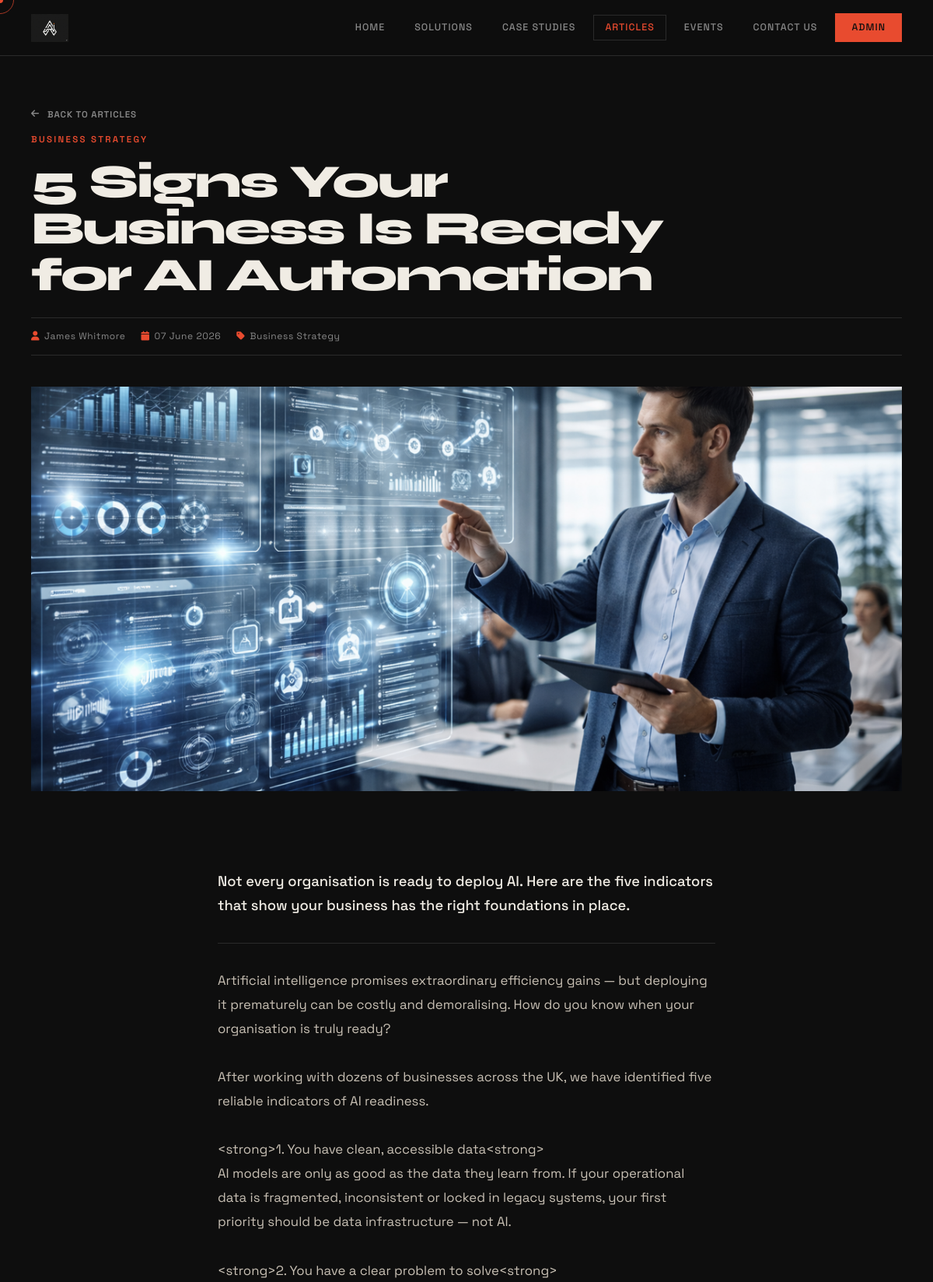
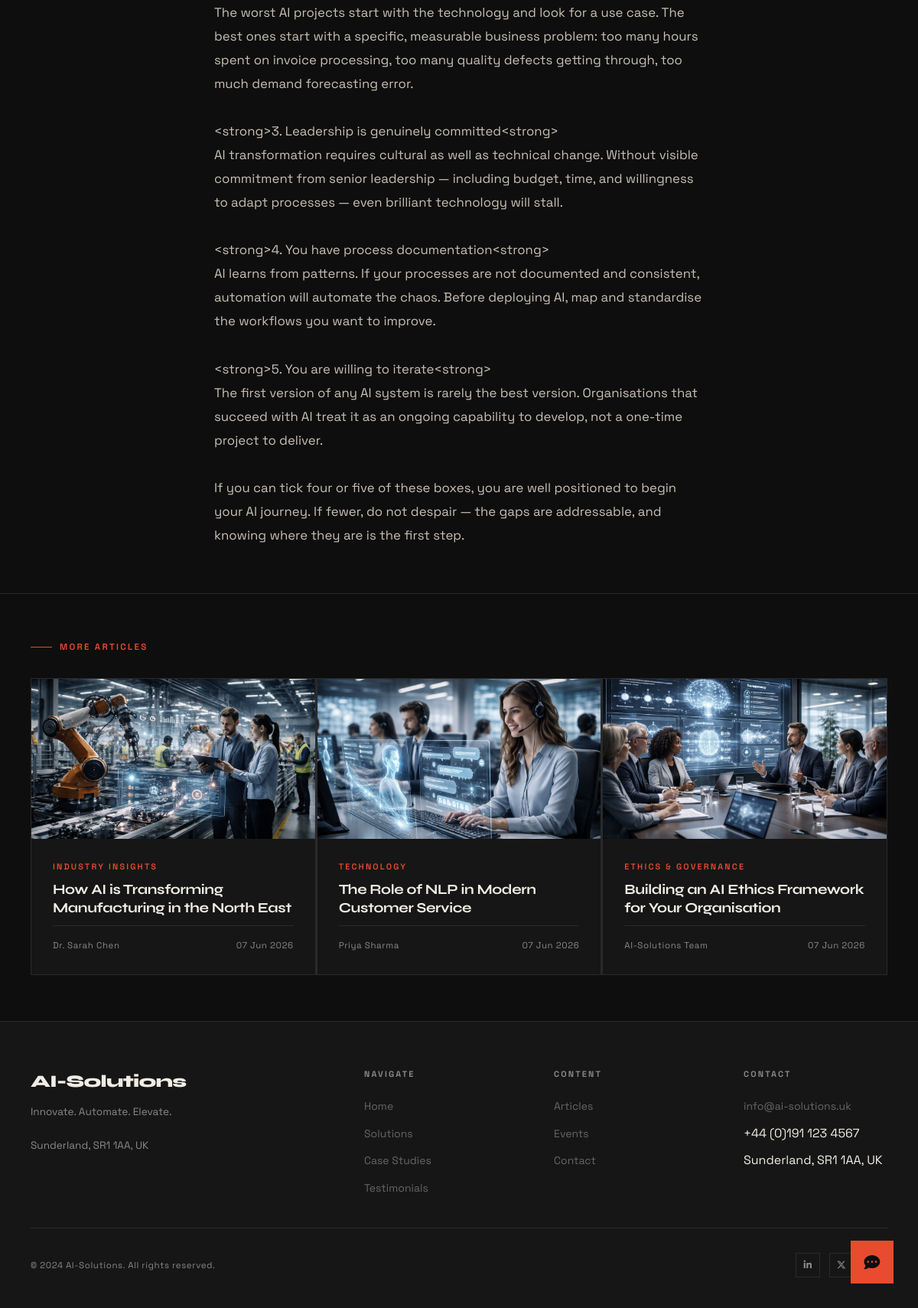
The page /articles/2 on the database its author committed (2 pictures, top to bottom).
### models.py (models this page shows)
class SiteSettings(db.Model):
    __tablename__ = 'site_settings'
    id = db.Column(db.Integer, primary_key=True)
    company_logo = db.Column(db.String(300), nullable=True)
    company_name = db.Column(db.String(200), default='AI-Solutions')
    tagline = db.Column(db.String(500))
    address = db.Column(db.String(300))
    email = db.Column(db.String(120))
    phone = db.Column(db.String(50))
    linkedin_url = db.Column(db.String(300), nullable=True)
    twitter_url = db.Column(db.String(300), nullable=True)
    facebook_url = db.Column(db.String(300), nullable=True)
    instagram_url = db.Column(db.String(300), nullable=True)
    github_url = db.Column(db.String(300), nullable=True)

class Article(db.Model):
    __tablename__ = 'article'
    id = db.Column(db.Integer, primary_key=True)
    title = db.Column(db.String(200), nullable=False)
    excerpt = db.Column(db.String(500))
    body = db.Column(db.Text)
    category = db.Column(db.String(100))
    cover_image = db.Column(db.String(300), nullable=True)
    author = db.Column(db.String(100), default='AI-Solutions Team')
    published_at = db.Column(db.DateTime, default=datetime.utcnow)
    is_published = db.Column(db.Boolean, default=True)

### app.py (the view)
@app.route('/articles/<int:id>')
def article_detail(id):
    article = db.get_or_404(Article, id)
    related = Article.query.filter(Article.id != id, Article.is_published == True).limit(3).all()
    return render_template('article_detail.html', article=article, related=related)

### app.py (called while the page is built)
@app.context_processor
def inject_settings():
    settings = db.session.get(SiteSettings, 1)
    if not settings:
        settings = SiteSettings(id=1, company_name='AI-Solutions')
    return dict(settings=settings)

### templates/article_detail.html (shortened to what this page needs)
{% extends "base.html" %}
{% block content %}
<div class="article-detail-hero">
  <div style="margin-bottom:12px;">
    <a href="{{ url_for('articles') }}" class="arrow-link" style="font-size:0.72rem;">
      <i class="fas fa-arrow-left"></i> Back to Articles
    </a>
  </div>
  {% if article.category %}<div class="article-category" style="margin-bottom:16px; font-size:0.72rem;">{{ article.category }}</div>{% endif %}
  <h1 style="font-family:var(--font-display); font-size:clamp(2rem,5vw,3.8rem); font-weight:800; letter-spacing:-0.04em; line-height:1; color:var(--fg); max-width:900px; margin-bottom:20px;">
    {{ article.title }}
  </h1>
  <div style="display:flex; align-items:center; gap:20px; font-size:0.75rem; color:var(--muted); letter-spacing:0.05em; border-top:1px solid var(--bdr); border-bottom:1px solid var(--bdr); padding:14px 0; margin-top:24px;">
    <span><i class="fas fa-user" style="color:var(--acc); margin-right:6px;"></i>{{ article.author }}</span>
    <span><i class="fas fa-calendar" style="color:var(--acc); margin-right:6px;"></i>{{ article.published_at.strftime('%d %B %Y') }}</span>
    {% if article.category %}<span><i class="fas fa-tag" style="color:var(--acc); margin-right:6px;"></i>{{ article.category }}</span>{% endif %}
  </div>
</div>
{% if article.cover_image %}
<div style="max-width:1280px; margin:0 auto; padding:40px 40px 0;">
  <img src="{{ url_for('static', filename=article.cover_image) }}" alt="{{ article.title }}" class="article-cover">
</div>
{% endif %}
<div class="article-body-wrap">
  {% if article.excerpt %}
  <p style="font-size:1.15rem; color:var(--fg); font-weight:500; line-height:1.7; margin-bottom:32px; padding-bottom:32px; border-bottom:1px solid var(--bdr);">
    {{ article.excerpt }}
  </p>
  {% endif %}
  <div class="article-body">
    {{ article.body | replace('\n\n', '</p><p>') | replace('\n', '<br>') | safe | replace('**', '<strong>') }}
  </div>
</div>
{% if related %}
<div style="border-top:1px solid var(--bdr); padding:60px 40px; max-width:1280px; margin:0 auto;">
  <div style="font-size:0.72rem; font-weight:600; letter-spacing:0.2em; text-transform:uppercase; color:var(--acc); display:flex; align-items:center; gap:10px; margin-bottom:32px;">
    <span style="display:block; width:28px; height:1px; background:var(--acc);"></span>
    More Articles
  </div>
  <div class="grid-3">
    {% for art in related %}
    <a href="{{ url_for('article_detail', id=art.id) }}" class="article-card">
      <div class="article-card-img-wrap">
        {% if art.cover_image %}
          <img src="{{ url_for('static', filename=art.cover_image) }}" alt="{{ art.title }}" class="article-card-img">
        {% else %}
          <div class="article-card-img-placeholder"><i class="fas fa-newspaper"></i></div>
        {% endif %}
      </div>
      <div class="article-card-body">
        {% if art.category %}<div class="article-category">{{ art.category }}</div>{% endif %}
        <h3 class="article-title">{{ art.title }}</h3>
        <div class="article-meta">
          <span>{{ art.author }}</span>
          <span>{{ art.published_at.strftime('%d %b %Y') }}</span>
        </div>
      </div>
    </a>
    {% endfor %}
  </div>
</div>
{% endif %}
{% endblock %}

### templates/base.html (shortened to what this page needs)
<!DOCTYPE html>
<html lang="en">
<head>
  <link rel="stylesheet" href="https://cdnjs.cloudflare.com/ajax/libs/font-awesome/6.5.0/css/all.min.css">
  <link rel="stylesheet" href="{{ url_for('static', filename='css/style.css') }}">
</head>
<body>
<nav class="navbar">
  <a href="{{ url_for('index') }}" class="nav-logo">
    {% if settings and settings.company_logo %}
      <img src="{{ url_for('static', filename=settings.company_logo) }}" alt="{{ settings.company_name }}">
    {% else %}
      <span class="logo-dot"></span>
      <span>{{ settings.company_name if settings else 'AI-Solutions' }}</span>
    {% endif %}
  </a>
  <div class="nav-links" id="nav-links">
    <a href="{{ url_for('index') }}" class="{{ 'active' if request.endpoint == 'index' }}">Home</a>
    <a href="{{ url_for('solutions') }}" class="{{ 'active' if request.endpoint == 'solutions' }}">Solutions</a>
    <a href="{{ url_for('case_studies') }}" class="{{ 'active' if request.endpoint == 'case_studies' }}">Case Studies</a>
    <a href="{{ url_for('articles') }}" class="{{ 'active' if request.endpoint in ['articles','article_detail'] }}">Articles</a>
    <a href="{{ url_for('events') }}" class="{{ 'active' if request.endpoint == 'events' }}">Events</a>
    <a href="{{ url_for('contact') }}" class="{{ 'active' if request.endpoint == 'contact' }}">Contact Us</a>
    <a href="{{ url_for('admin_login') }}" class="nav-cta">Admin</a>
  </div>
</nav>
<div class="page-wrapper">
  {% block content %}{% endblock %}
</div>
<footer class="footer">
  <div class="footer-inner">
    <div class="footer-top">
      <div>
        <div class="footer-brand">{{ settings.company_name if settings else 'AI-Solutions' }}</div>
        <p class="footer-tagline">{{ settings.tagline if settings else 'Innovate. Automate. Elevate.' }}<br><br>{{ settings.address if settings else 'Sunderland, UK' }}</p>
      </div>
      <div>
        <div class="footer-col-title">Navigate</div>
        <ul class="footer-links">
          <li><a href="{{ url_for('index') }}">Home</a></li>
          <li><a href="{{ url_for('solutions') }}">Solutions</a></li>
          <li><a href="{{ url_for('case_studies') }}">Case Studies</a></li>
          <li><a href="{{ url_for('testimonials') }}">Testimonials</a></li>
        </ul>
      </div>
      <div>
        <div class="footer-col-title">Content</div>
        <ul class="footer-links">
          <li><a href="{{ url_for('articles') }}">Articles</a></li>
          <li><a href="{{ url_for('events') }}">Events</a></li>
          <li><a href="{{ url_for('contact') }}">Contact</a></li>
        </ul>
      </div>
      <div>
        <div class="footer-col-title">Contact</div>
        <ul class="footer-links">
          {% if settings and settings.email %}<li><a href="mailto:{{ settings.email }}">{{ settings.email }}</a></li>{% endif %}
          {% if settings and settings.phone %}<li>{{ settings.phone }}</li>{% endif %}
          {% if settings and settings.address %}<li>{{ settings.address }}</li>{% endif %}
        </ul>
      </div>
    </div>
    <div class="footer-bottom">
      <span>&copy; {{ now().year if now is defined else '2024' }} {{ settings.company_name if settings else 'AI-Solutions' }}. All rights reserved.</span>
      <div class="footer-social">
        {% if settings and settings.linkedin_url %}<a href="{{ settings.linkedin_url }}" target="_blank"><i class="fab fa-linkedin-in"></i></a>{% endif %}
        {% if settings and settings.twitter_url %}<a href="{{ settings.twitter_url }}" target="_blank"><i class="fab fa-x-twitter"></i></a>{% endif %}
        {% if settings and settings.github_url %}<a href="{{ settings.github_url }}" target="_blank"></a>{% endif %}
      </div>
    </div>
  </div>
</footer>
<button class="chatbot-btn" id="chatbot-btn" aria-label="Open chat">
  <i class="fas fa-comment-dots"></i>
</button>
</body>
</html>

### rows shown on the page
SiteSettings: company_logo (picture), company_name "AI-Solutions", tagline "Innovate. Automate. Elevate.", address "Sunderland, SR1 1AA, UK", email "info@ai-solutions.uk", phone "+44 (0)191 123 4567"
Article: category "BUSINESS STRATEGY", title "5 Signs Your Business Is Ready for AI Automation", author "James Whitmore", published_at "07 June 2026", category "Business Strategy", cover_image (picture), excerpt "Not every organisation is ready to deploy AI. Here are the five indicators that show your business has the right foundations in place.", body "Artificial intelligence promises extraordinary efficiency gains — but deploying it prematurely can be costly and demoralising. How do you know when your organisation is truly ready? After working with dozens of businesses across the UK, we have identified five reliable indicators of AI readiness. <strong>1. You have clean, accessible data<strong> AI models are only as good as the data they learn from. If your operational data is fragmented, inconsistent or locked in legacy systems, your first priority should be data infrastructure — not AI. <strong>2. You have a clear problem to solve<strong> The worst AI projects start with the technology and look for a use case. The best ones start with a…"
Article: cover_image (picture), category "INDUSTRY INSIGHTS", title "How AI is Transforming Manufacturing in the North East", author "Dr. Sarah Chen", published_at "07 Jun 2026"
Article: cover_image (picture), category "TECHNOLOGY", title "The Role of NLP in Modern Customer Service", author "Priya Sharma", published_at "07 Jun 2026"
Article: cover_image (picture), category "ETHICS & GOVERNANCE", title "Building an AI Ethics Framework for Your Organisation", author "AI-Solutions Team", published_at "07 Jun 2026"
